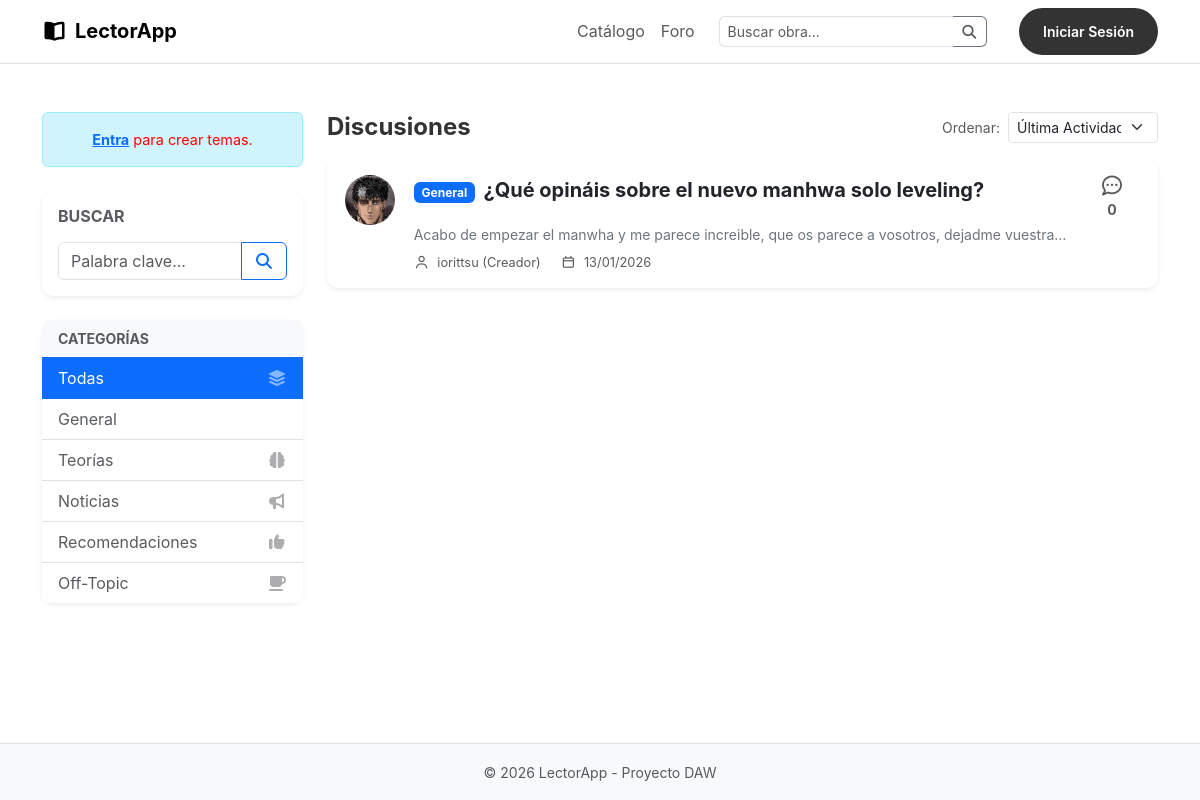
Screenshot of /foro.php with the database file from the repository.
### tables this page shows
CREATE TABLE `foro_temas` (
  `id` int(11) NOT NULL,
  `usuario_id` int(11) NOT NULL,
  `titulo` varchar(150) NOT NULL,
  `contenido` text NOT NULL,
  `fecha` datetime DEFAULT current_timestamp(),
  `categoria` varchar(50) NOT NULL DEFAULT 'General',
  `fecha_edicion` datetime DEFAULT NULL
);

CREATE TABLE `usuarios` (
  `id` int(11) NOT NULL,
  `nombre` varchar(50) NOT NULL,
  `email` varchar(100) NOT NULL,
  `password` varchar(255) NOT NULL,
  `rol` enum('admin','lector') DEFAULT 'lector',
  `fecha_registro` datetime DEFAULT current_timestamp(),
  `foto` varchar(255) DEFAULT NULL,
  `fecha_desbloqueo` datetime DEFAULT NULL
);

### foro.php (the view, shortened to what this page needs)
<?php
require 'includes/db.php';
$estaSuspendido = false;
$fechaDesbloqueoStr = '';
$busqueda = isset($_GET['q']) ? $conn->real_escape_string($_GET['q']) : '';
$categoria = isset($_GET['cat']) ? $_GET['cat'] : 'todas';
$orden = isset($_GET['orden']) ? $_GET['orden'] : 'actividad';
$resultados_por_pagina = 8;
$pagina_actual = isset($_GET['pagina']) ? max(1, intval($_GET['pagina'])) : 1;
$offset = ($pagina_actual - 1) * $resultados_por_pagina;
$condicion_sql = "WHERE 1=1";
$sql = "SELECT t.*, u.nombre, u.foto, u.rol,
        (SELECT COUNT(*) FROM foro_respuestas WHERE tema_id = t.id) as num_respuestas,
        (SELECT fecha FROM foro_respuestas WHERE tema_id = t.id ORDER BY fecha DESC LIMIT 1) as ultima_actividad_fecha,
        (SELECT u2.nombre FROM foro_respuestas r JOIN usuarios u2 ON r.usuario_id = u2.id WHERE r.tema_id = t.id ORDER BY r.fecha DESC LIMIT 1) as ultimo_usuario
        FROM foro_temas t
        JOIN usuarios u ON t.usuario_id = u.id
        $condicion_sql";
if ($orden === 'populares') {
    $sql .= " ORDER BY num_respuestas DESC, t.fecha DESC";
} elseif ($orden === 'antiguos') {
    $sql .= " ORDER BY t.fecha ASC";
} elseif ($orden === 'recientes') {
    $sql .= " ORDER BY t.fecha DESC";
} else {
    $sql .= " ORDER BY COALESCE(ultima_actividad_fecha, t.fecha) DESC";
}
$sql .= " LIMIT $resultados_por_pagina OFFSET $offset";
$resultado = $conn->query($sql);
function badgeColor($cat) {
    switch($cat) {
        default: return 'bg-primary';
    }
}
?>
<?php include 'includes/header.php'; ?>
<main class="container py-5">
    <div class="row">
        <div class="col-lg-3 mb-4">
            <?php if(isset($_SESSION['usuario'])): ?>
                <?php if($estaSuspendido): ?>
                    <div class="alert alert-danger text-center shadow-sm mb-4 border-danger p-3">
                        <i class="fas fa-ban fa-2x mb-2 opacity-75"></i>
                        <h6 class="fw-bold mb-1">Cuenta Suspendida</h6>
                        <small class="d-block mb-1">No puedes crear temas.</small>
                        <small class="fw-bold opacity-75 text-danger">Hasta: <?php echo $fechaDesbloqueoStr; ?></small>
                    </div>
                <?php else: ?>
                    <a href="crear_tema.php" class="btn btn-primary w-100 mb-4 fw-bold shadow-sm">
                        <i class="fas fa-plus me-2"></i>Crear Nuevo Tema
                    </a>
                <?php endif; ?>
            <?php else: ?>
                <div class="alert alert-info small text-center mb-4">
                    <a href="login.php" class="fw-bold">Entra</a> para crear temas.
                </div>
            <?php endif; ?>
            <div class="card shadow-sm border-0 mb-4">
                <div class="card-body">
                    <h6 class="fw-bold text-muted mb-3">BUSCAR</h6>
                    <form action="" method="GET">
                        <div class="input-group">
                            <input type="text" name="q" class="form-control" placeholder="Palabra clave..." value="<?php echo htmlspecialchars($busqueda); ?>">
                            <button class="btn btn-outline-primary" type="submit"><i class="fas fa-search"></i></button>
                        </div>
                    </form>
                </div>
            </div>
            <div class="card shadow-sm border-0 mb-4">
                <div class="card-body p-0">
                    <div class="list-group list-group-flush rounded-3">
                        <div class="list-group-item bg-light fw-bold text-muted small">CATEGORÍAS</div>
                        <a href="foro.php?cat=todas" class="list-group-item list-group-item-action d-flex justify-content-between align-items-center <?php echo $categoria=='todas'?'active':''; ?>">
                            Todas
                            <i class="fas fa-layer-group opacity-50"></i>
                        </a>
                        <a href="foro.php?cat=General" class="list-group-item list-group-item-action d-flex justify-content-between align-items-center <?php echo $categoria=='General'?'active':''; ?>">
                            General
                        </a>
                        <a href="foro.php?cat=Teorías" class="list-group-item list-group-item-action d-flex justify-content-between align-items-center <?php echo $categoria=='Teorías'?'active':''; ?>">
                            Teorías
                            <i class="fas fa-brain opacity-50"></i>
                        </a>
                        <a href="foro.php?cat=Noticias" class="list-group-item list-group-item-action d-flex justify-content-between align-items-center <?php echo $categoria=='Noticias'?'active':''; ?>">
                            Noticias
                            <i class="fas fa-bullhorn opacity-50"></i>
                        </a>
                        <a href="foro.php?cat=Recomendaciones" class="list-group-item list-group-item-action d-flex justify-content-between align-items-center <?php echo $categoria=='Recomendaciones'?'active':''; ?>">
                            Recomendaciones
                            <i class="fas fa-thumbs-up opacity-50"></i>
                        </a>
                        <a href="foro.php?cat=Off-Topic" class="list-group-item list-group-item-action d-flex justify-content-between align-items-center <?php echo $categoria=='Off-Topic'?'active':''; ?>">
                            Off-Topic
                            <i class="fas fa-coffee opacity-50"></i>
                        </a>
                    </div>
                </div>
            </div>
        </div>
        <div class="col-lg-9">
            <div class="d-flex justify-content-between align-items-center mb-3">
                <h4 class="fw-bold mb-0">
                    <?php echo ($categoria === 'todas') ? 'Discusiones' : 'Categoría: ' . htmlspecialchars($categoria); ?>
                </h4>
                <form action="" method="GET" class="d-flex align-items-center">
                    <label class="me-2 small text-muted">Ordenar:</label>
                    <select name="orden" class="form-select form-select-sm" onchange="this.form.submit()" style="width: 140px;">
                        <option value="actividad" <?php echo $orden=='actividad'?'selected':''; ?>>Última Actividad</option>
                    </select>
                </form>
            </div>
            <div class="d-flex flex-column gap-3 mb-4">
                <?php if ($resultado->num_rows > 0): ?>
                    <?php while($tema = $resultado->fetch_assoc()): ?>
                        <div class="card shadow-sm border-0 tema-card">
                            <div class="card-body d-flex gap-3">
                                <div class="text-center d-none d-sm-block" style="width: 60px;">
                                    <?php $foto = !empty($tema['foto']) ? $tema['foto'] : 'https://via.placeholder.com/50'; ?>
                                    <img src="<?php echo $foto; ?>" class="rounded-circle mb-1" width="50" height="50" style="object-fit:cover;">
                                </div>
                                <div class="flex-grow-1">
                                    <div class="d-flex justify-content-between align-items-start mb-1">
                                        <div>
                                            <span class="badge <?php echo badgeColor($tema['categoria']); ?> mb-1 me-1"><?php echo $tema['categoria']; ?></span>
                                            <a href="tema.php?id=<?php echo $tema['id']; ?>" class="text-decoration-none text-dark fw-bold fs-5 stretched-link">
                                                <?php echo htmlspecialchars($tema['titulo']); ?>
                                            </a>
                                        </div>
                                        <div class="text-center text-muted ms-3" style="min-width: 60px;">
                                            <i class="far fa-comment-dots fs-5"></i>
                                            <div class="small fw-bold"><?php echo $tema['num_respuestas']; ?></div>
                                        </div>
                                    </div>
                                    <p class="text-secondary small mb-2 text-truncate" style="max-width: 90%;">
                                        <?php echo htmlspecialchars(substr($tema['contenido'], 0, 120)) . '...'; ?>
                                    </p>
                                    <div class="d-flex align-items-center justify-content-between text-muted" style="font-size: 0.8rem;">
                                        <div>
                                            <span class="me-3"><i class="far fa-user me-1"></i> <?php echo htmlspecialchars($tema['nombre']); ?> (Creador)</span>
                                            <span><i class="far fa-calendar me-1"></i> <?php echo date('d/m/Y', strtotime($tema['fecha'])); ?></span>
                                        </div>
                                    </div>
                                </div>
                            </div>
                        </div>
                    <?php endwhile; ?>
                <?php endif; ?>
            </div>
        </div>
    </div>
</main>
<?php include 'includes/footer.php'; ?>

### assets/css/styles.css (style rules this page uses)
html { overflow-y: scroll; }
:root { --primary-color: #333; --accent-color: #f4f4f5; --star-color: #fbbf24; --blue-action: #2563eb; }
* { margin: 0; padding: 0; box-sizing: border-box; }
body { font-family: 'Inter', sans-serif; background-color: #fff; color: var(--primary-color); display: flex; flex-direction: column; min-height: 100vh; }
main { padding: 2rem 5%; max-width: 1400px; margin: 0 auto; flex: 1; width: 100%; }
select { padding: 0.5rem 1rem; border: 1px solid #eaeaea; border-radius: 6px; background-color: #fff; cursor: pointer; min-width: 150px; }
button { padding: 0.5rem 1rem; cursor: pointer; background: #fff; border: 1px solid #ccc; border-radius: 6px; }
.card { background: #fff; border-radius: 12px; cursor: pointer; transition: transform 0.2s; display: flex; flex-direction: column; text-decoration: none; color: inherit; border: 1px solid transparent; }
.alert { color: red; margin-bottom: 1rem; font-size: 0.9rem; }

### foro.php (style rules this page uses)
.tema-card { transition: transform 0.2s ease, box-shadow 0.2s ease; }

### rows the page displays
foro_temas: usuario.foto (picture), categoria "General", titulo "¿Qué opináis sobre el nuevo manhwa solo leveling?", num_respuestas "0", contenido "Acabo de empezar el manwha y me parece increible, que os parece a vosotros, dejadme vuestra…", usuario.nombre "iorittsu", fecha "13/01/2026"
